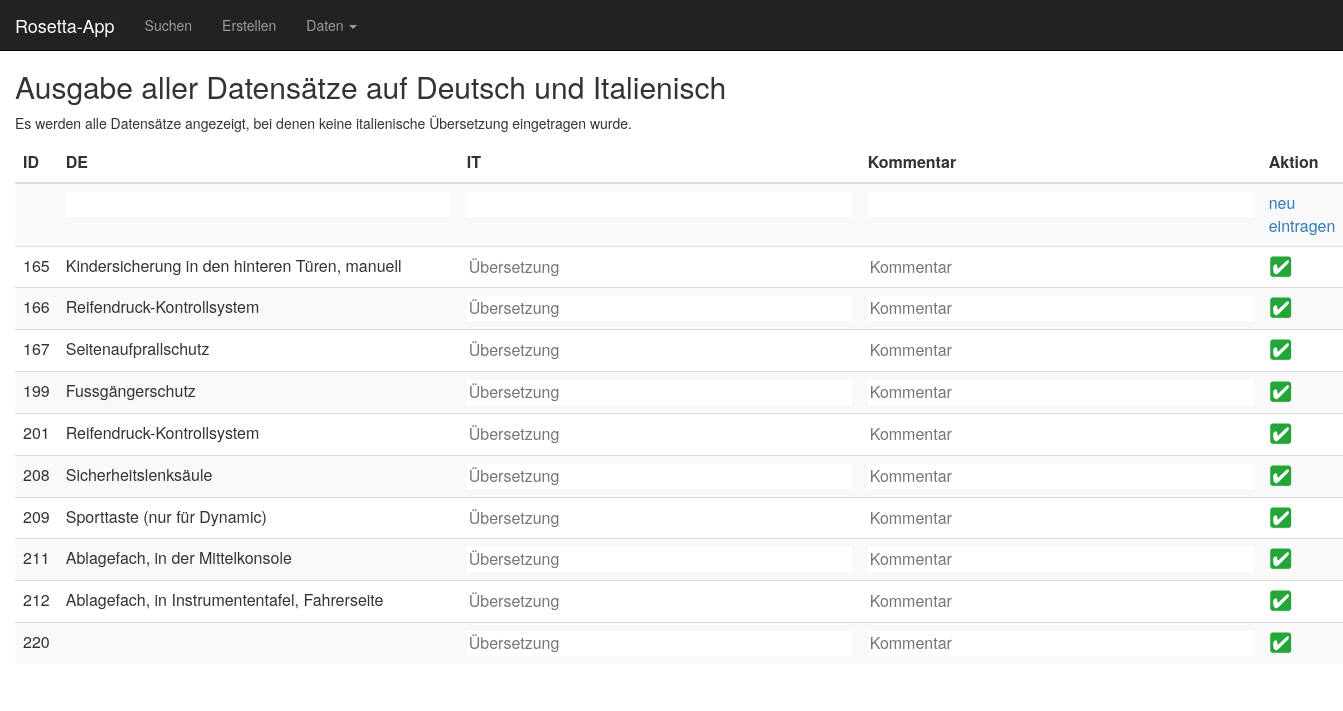
Page /Sandbox/003_db_anzeigen_it_relevant.php on the earlier database version.
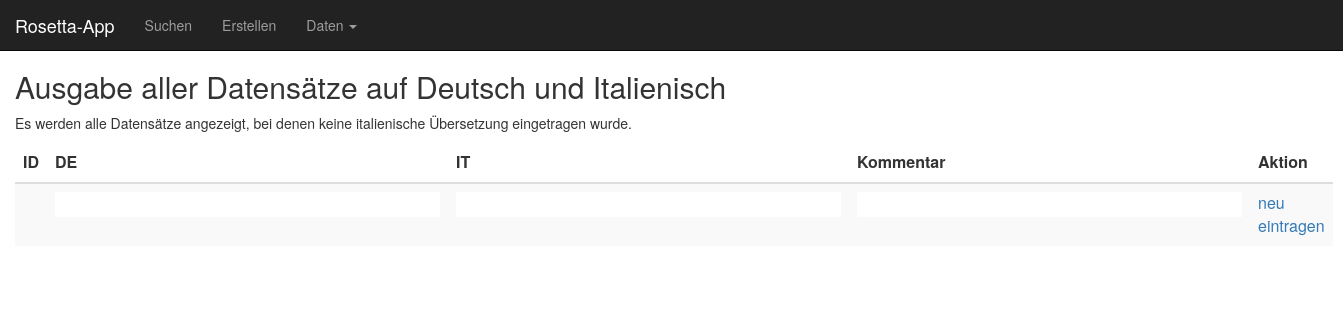
Same page on the later database version.
### tables this page shows
CREATE TABLE `rosetta_data` (
  `token` varchar(100) DEFAULT NULL,
  `id` int(5) NOT NULL,
  `date` timestamp NOT NULL DEFAULT CURRENT_TIMESTAMP ON UPDATE CURRENT_TIMESTAMP,
  `de` varchar(1000) DEFAULT NULL,
  `fr` varchar(1000) DEFAULT NULL,
  `comment_fr` varchar(1000) DEFAULT NULL,
  `it` varchar(1000) DEFAULT NULL,
  `comment_it` varchar(1000) DEFAULT NULL,
  `en` varchar(1000) DEFAULT NULL,
  `rubrik` varchar(500) DEFAULT NULL,
  `info` varchar(200) DEFAULT NULL,
  `carline` varchar(500) DEFAULT NULL,
  `toTranslate` varchar(5) DEFAULT NULL
);

### Sandbox/003_db_anzeigen_it_relevant.php (the view, shortened to what this page needs)
<?php
include "elements/header.php";
?>
<?php
include "include/db_connect.php";
?>
<h2>Ausgabe aller Datensätze auf Deutsch und Italienisch</h2>
<p>Es werden alle Datensätze angezeigt, bei denen keine italienische Übersetzung eingetragen wurde.</p>
<div class='results'>
<?php
echo "<form name='f' action='003_db_anzeigen_it_relevant.php'
               method='post'>";
echo "\n\n<table class=\"table table-hover table-responsive table-striped\">"
    . "<thead>"
    . "<tr>"
    . "<th class=\"col-sm-1\">ID</th>"
    . "<th class=\"col-sm-4\">DE</th>"
    . "<th class=\"col-sm-4\">IT</th>"
    . "<th class=\"col-sm-4\">Kommentar</th>"
    . "<th class=\"col-sm-1\">Aktion</th>"
    . "</tr>"
    . "</thead>";
echo "\n\n<tr>"
    . "<td size='3' /></td>"
    . "<td><input class='toEdit' name='dts[0]' size='40' /></td>"
    . "<td><input class='toEdit' name='itl[0]' size='40' /></td>"
    . "<td><input class='toEdit' name='com[0]' size='40' /></td>"
    . "<td><a href='javascript:send(0,0);'>neu eintragen</a></td>"
    . "</tr>";
$res = mysqli_query($con, "select * from rosetta_data where it = ''");
while ($dsatz = mysqli_fetch_assoc($res))
{
    $id_nr = $dsatz["id"];
    echo "\n\n<tr>"
        . "<td>" . $dsatz["id"] . "</td>"
        . "<td>" . utf8_encode( $dsatz["de"] ) . "</td>"
        . "<td><input class='toEdit' name='itl[$id_nr]' placeholder='Übersetzung' value='" . utf8_encode( $dsatz["it"] ) . "' size='40' /></td>"
        . "<td><input class='toEdit' name='com[$id_nr]' placeholder='Kommentar' value='" . utf8_encode( $dsatz["comment_it"] ) . "' size='40' /></td>"
        . "<td><a href='javascript:send(1,$id_nr);'><img src=\"img/button_agree.png\"></a></td>"
        . "</tr>";
}
echo "</table>";
echo "</form>";
?>

### Sandbox/elements/header.php (shortened to what this page needs)
<html>
    <head>
        <link href="https://slimou.de/___Bootstrap/bootstrap/css/bootstrap.min.css" rel="stylesheet">
        <link href="css/layout.css" rel="stylesheet">
        <link rel="stylesheet" href="//code.jquery.com/ui/1.11.4/themes/smoothness/jquery-ui.css">
    </head>
    <body>
        <?php
        include 'elements/navigation.php';
        ?>
        <div class="container-fluid content">

### Sandbox/elements/navigation.php (shortened to what this page needs)
<nav class="navbar navbar-inverse navbar-fixed-top">
    <div class="container-fluid">
        <div class="navbar-header">
            <a class="navbar-brand" href="index.php">Rosetta-App</a>
        </div>
        <div class="collapse navbar-collapse navbar-left" id="bs-exmple-navbar-collapse-1">
            <ul class="nav navbar-nav">
                <li><a href="003_db_suchen_a.php">Suchen</a></li>
                <li><a href="003_db_erzeugen_a.php">Erstellen</a></li>
                <li class="dropdown">
                    <a href="#" class="dropdown-toggle" data-toggle="dropdown">Daten
                        <span class="caret"></span>
                    </a>
                </li>
            </ul>
        </div>
    </div>
</nav>

### Sandbox/css/layout.css (style rules this page uses)
.content { position: relative; top: 50px; }
.toEdit { border: none; background-color: none; }

Differences in the rows shown:
removed rosetta_data: id "165", de "Kindersicherung in den hinteren Türen, manuell"
removed rosetta_data: id "166", de "Reifendruck-Kontrollsystem"
removed rosetta_data: id "167", de "Seitenaufprallschutz"
removed rosetta_data: id "199", de "Fussgängerschutz"
removed rosetta_data: id "201", de "Reifendruck-Kontrollsystem"
removed rosetta_data: id "208", de "Sicherheitslenksäule"
removed rosetta_data: id "209", de "Sporttaste (nur für Dynamic)"
removed rosetta_data: id "211", de "Ablagefach, in der Mittelkonsole"
removed rosetta_data: id "212", de "Ablagefach, in Instrumententafel, Fahrerseite"
removed rosetta_data: id "220"
